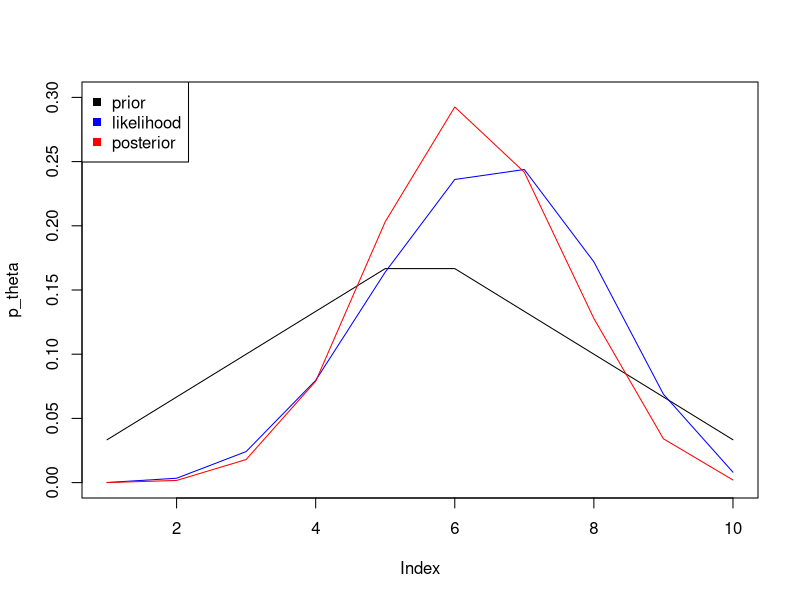

Generate this figure with R:
shots = c("goal","goal","goal","miss","miss",
          "goal","goal","miss","miss","goal")
shots_01 = as.numeric(shots=="goal")
N=length(shots)
n_goals = sum(shots=="goal")
n_missed = sum(shots=="miss")

x1 = rbinom(1000,size=10,p=0.5)
x2 = rbinom(1000,size=10,p=0.05)

#prior
theta = seq(from=1/(N+1),
            to=N/(N+1),
            length=10)
p_theta = pmin(theta,1-theta)
p_theta = p_theta/sum(p_theta)
#likelihood
p_data_given_theta = choose(N,n_goals)*
  theta^n_goals * (1-theta)^n_missed
#posterior
p_data = p_data_given_theta*p_theta
p_theta_given_data = p_data_given_theta*p_theta/sum(p_data)
posterior_mean = sum(p_theta_given_data*theta)
posterior_mean

plot(p_theta,type="l",ylim=c(0,0.3))
lines(p_data_given_theta,col="blue")
lines(p_theta_given_data,col="red")
legend("topleft",legend=c("prior","likelihood",
                          "posterior"),col=c("black","blue","red"),pch=15)
